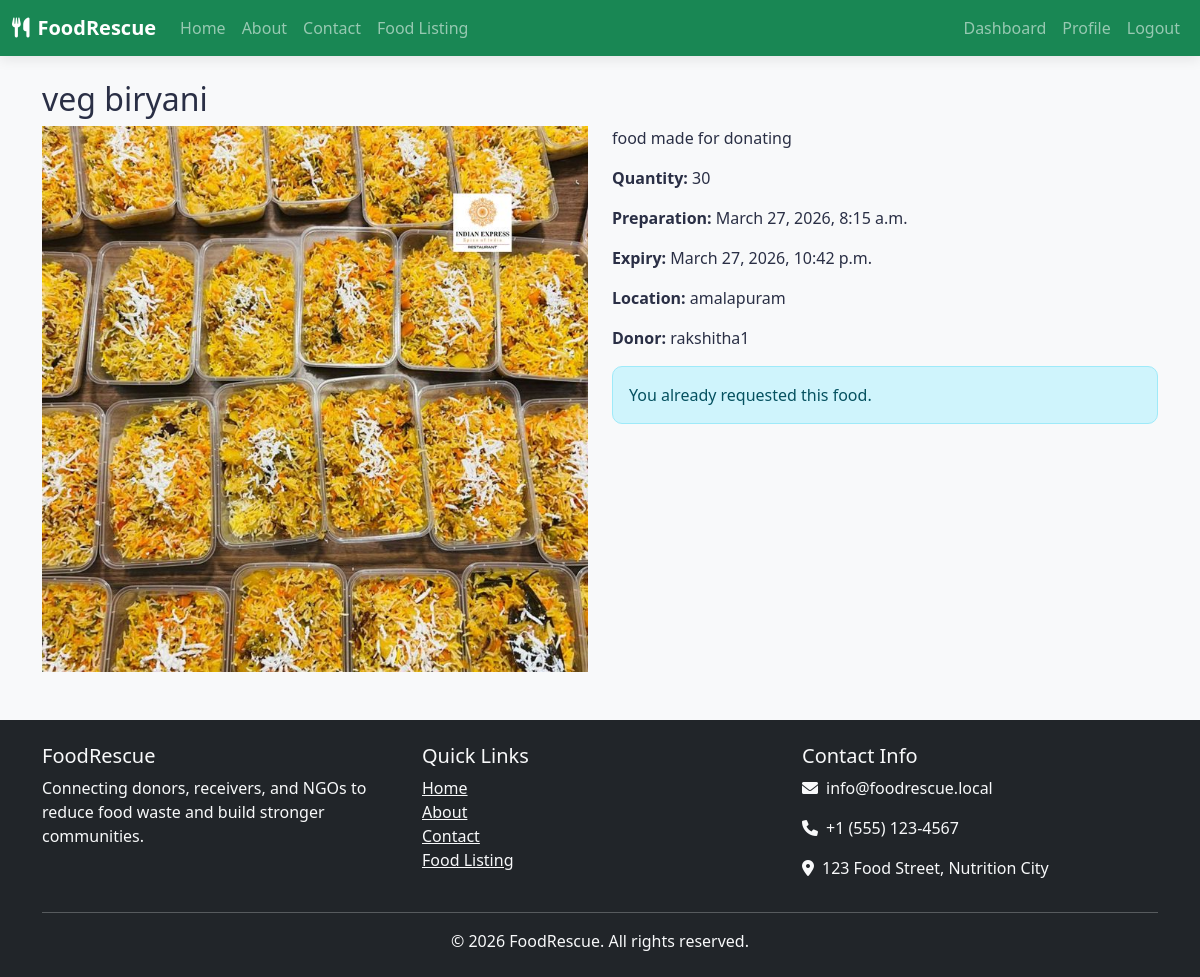
The page /food/2/ (signed in) on the database its author committed.
### food/models.py (models this page shows, shortened)
class Food(models.Model):
    donor = models.ForeignKey(settings.AUTH_USER_MODEL, on_delete=models.CASCADE, related_name='donated_food')
    name = models.CharField(max_length=255)
    description = models.TextField()
    quantity = models.PositiveIntegerField()
    preparation_time = models.DateTimeField()
    expiry_time = models.DateTimeField()
    location = models.CharField(max_length=255)
    image = models.ImageField(upload_to='food_images/', blank=True, null=True)
    created_at = models.DateTimeField(auto_now_add=True)
    is_available = models.BooleanField(default=True)

### accounts/models.py (models this page shows, shortened)
class CustomUser(AbstractUser):
    ROLE_CHOICES = [
        ('donor', 'Donor'),
        ('receiver', 'Receiver'),
        ('ngo', 'NGO'),
    ]
    role = models.CharField(max_length=20, choices=ROLE_CHOICES, default='receiver')
    phone = models.CharField(max_length=15, blank=True)
    address = models.TextField(blank=True)

### food/views.py (the view)
# urls.py: path('food/<int:pk>/', views.food_detail, name='food_detail'),
@login_required
def food_detail(request, pk):
    item = get_object_or_404(Food, pk=pk)
    can_request = request.user.role == 'receiver'
    already_requested = FoodRequest.objects.filter(food=item, receiver=request.user).exists()
    if request.method == 'POST' and can_request:
        form = FoodRequestForm(request.POST)
        if form.is_valid():
            req = form.save(commit=False)
            req.food = item
            req.receiver = request.user
            req.save()
            messages.success(request, 'Food request sent.')
            return redirect('receiver_dashboard')
    else:
        form = FoodRequestForm()
    return render(request, 'food/food_detail.html', {'item': item, 'form': form, 'already_requested': already_requested})

### food/templates/food/food_detail.html
{% extends 'base.html' %}
{% block content %}
<h2>{{ item.name }}</h2>
<div class="row">
    <div class="col-md-6">
        {% if item.image %}
            <img src="{{ item.image.url }}" class="img-fluid" alt="{{ item.name }}">
        {% endif %}
    </div>
    <div class="col-md-6">
        <p>{{ item.description }}</p>
        <p><strong>Quantity:</strong> {{ item.quantity }}</p>
        <p><strong>Preparation:</strong> {{ item.preparation_time }}</p>
        <p><strong>Expiry:</strong> {{ item.expiry_time }}</p>
        <p><strong>Location:</strong> {{ item.location }}</p>
        <p><strong>Donor:</strong> {{ item.donor.username }}</p>
        {% if user.is_authenticated and user.role == 'receiver' %}
            {% if already_requested %}
                <div class="alert alert-info">You already requested this food.</div>
            {% else %}
                <form method="post">
                    {% csrf_token %}
                    {{ form.as_p }}
                    <button type="submit" class="btn btn-success">Request Food</button>
                </form>
            {% endif %}
        {% endif %}
    </div>
</div>
{% endblock %}

### static/css/site.css (style rules this page uses)
body { background: #f8f9fa; color: #2a2f45; font-family: 'Segoe UI', Tahoma, Geneva, Verdana, sans-serif; }
.alert { border-radius: 10px; }

### rows shown on the page
Food: name "veg biryani", image (picture), description "food made for donating", quantity "30", preparation_time "March 27, 2026, 8:15 a.m.", expiry_time "March 27, 2026, 10:42 p.m.", location "amalapuram", donor.username "rakshitha1"
